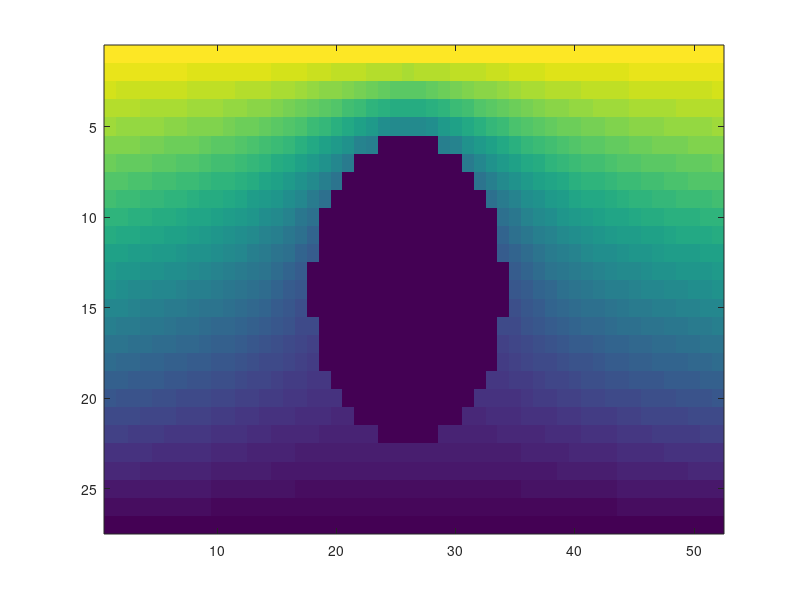

Here is the MATLAB script that generated this plot:
clear
clc
tic

%Input-DATA------------------------------------------------------------
r=3.2;        %Radius of the cylinder (m)
v=8;        %Velocity (m/s)
dens=1025;  %density of sea water (kg/m3)
H=10;        %Height (m)
L=20;       %lenght (m)
tol=0.4;    %tolerance (hay problemas en funcion de la tolerancia que se escribe)
vOut=v;
maxIter=1e5;
maxdifer=1e-6;

%Mesh------------------------------------------------------------------
dx=tol;
dy=tol;
M=round(H/dy);
N=round(L/dx);
X=linspace(0,L,N+2);
Y=linspace(H,0,M+2)';
[x,y]=meshgrid(X,Y);

%Mfluidity---------------------------------------------------------------
Mfluid=ones(size(x));
Mdens=((ones(size(Mfluid)))*dens);


%------------Central Point of Radius-----------------------------------
%Mfluid(round((M+2)/2),round((N+2)/2))=0;
py=round((M+2)/2);
px=round((N+2)/2);

bP=(zeros(size(Mfluid)));

%=========================Cylinder===================================
for j=(px-r/dx):(px+r/dx)
   for i=(py-r/dy):(py+r/dy)
      if (sqrt((x(i,j)-x(py,px)).^2+(y(i,j)-y(py,px)).^2))<r
         Mfluid(i,j)=0;
         bP(i,j)=v*y(i,j)/2;
      end
   end
end

%=============================a_Coefficients==============================
ae=(ones(size(Mfluid)));
aw=(ones(size(Mfluid)));
as=(ones(size(Mfluid)));            
an=(ones(size(Mfluid)));            
ap=(ones(size(Mfluid))); 
     

%conditions
bP(:,1)=v*Y;
an(:,1)=0;
as(:,1)=0;
ae(:,1)=0;
aw(:,1)=0;
an(:,end)=0;
as(:,end)=0;
ae(:,end)=0;
bP(1,:)=H*v;

dPE=dx;
dPW=dx;
dPS=dy;
dPN=dy;
dPe=dx/2;
dPw=dx/2;
dPs=dy/2;
dPn=dy/2;
dEe=dx/2;
dWw=dx/2;
dSs=dy/2;
dNn=dy/2;

PSI=(y*v).*Mfluid;
Mdens=Mdens.*Mfluid;
difer=inf;
Iter=1;
bP(:,end)=vOut*Y;

    for i=2:M+1
        
        for j=2:N+1 
        
        ae(i,j)=((dPE/((dPe/(dens/Mdens(i,j)))+...
            (dEe/(dens/Mdens(i,j+1)))))*(dy/dPE)); 
        %{
        ind=find(isinf(ae));
        ae(ind)=0;
        ind=find(isnan(ae));
        ae(ind)=0;
        %}
        aw(i,j)=(dPW/((dPw/(dens/Mdens(i,j)))+...
            (dWw/(dens/Mdens(i,j-1)))))*(dy/dPW);   
        %{
        ind=find(isinf(aw));
        aw(ind)=0;
        ind=find(isnan(aw));
        aw(ind)=0;
        %}
        as(i,j)=(dPS/((dPs/(dens/Mdens(i,j)))+...
            (dSs/(dens/Mdens(i+1,j)))))*(dx/dPS);
        %{
        ind=find(isinf(as));
        as(ind)=0;
        ind=find(isnan(as));
        as(ind)=0;
        %}
        an(i,j)=(dPN/((dPn/(dens/Mdens(i,j)))+...
            (dNn/(dens/Mdens(i-1,j)))))*(dx/dPN);
        %{
        ind=find(isinf(an));
        an(ind)=0;
        ind=find(isnan(an));
        an(ind)=0;
        %}
        ap(i,j)=ae(i,j)+aw(i,j)+as(i,j)+an(i,j);
        %{
        ind=find(isinf(ap));
        ap(ind)=1;
        ind=find(isnan(ap));
        ap(ind)=1;
        %}
        end
    
    end
    
%Esto arrglea los coeficientes en el interior del cilindro
for j=(px-r/dx):(px+r/dx)
   for i=(py-r/dy):(py+r/dy)
      if (sqrt((x(i,j)-x(py,px)).^2+(y(i,j)-y(py,px)).^2))<r
         ap(i,j)=1;
         ae(i,j)=0;
         aw(i,j)=0;
         as(i,j)=0;
         an(i,j)=0;
      end
   end
end
    
%=============================PSI==============================    
while difer>maxdifer && Iter<maxIter 
    
    PSIold=PSI;
    for i=2:M+1        
        for j=2:N+1
          
        PSI(i,j) = (ae(i,j)*PSI(i,j+1)+aw(i,j)*PSI(i,j-1)+...
        an(i,j)*PSI(i-1,j)+as(i,j)*PSI(i+1,j)+bP(i,j))/ap(i,j);
         
        end
    end
    Iter=Iter+1;
    difer=max(max(abs(PSIold-PSI)));
end

PSI=PSI.*Mfluid;



%ALGO SALE MAL
%============================VELOCITY==================================
vxn=(ones(size(Mfluid)));
vye=(ones(size(Mfluid)));
vxs=(ones(size(Mfluid)));
vyw=(ones(size(Mfluid)));
vxp=(ones(size(Mfluid)));
vyp=(ones(size(Mfluid)));
vP=(ones(size(Mfluid)));
for i=2:M+1
    for j=2:N+1
     
        vxn(i,j)=(dPN/((dPn/(dens/Mdens(i,j)))+...
            (dNn/(dens/Mdens(i-1,j)))))...
            *(PSI(i-1,j)-PSI(i,j))/dPN;
        
        vxs(i,j)=(dPS/((dPs/(dens/Mdens(i,j)))+...
            (dSs/(dens/Mdens(i+1,j)))))...
            *(PSI(i+1,j)-PSI(i,j))/dPS;
        
        vye(i,j)=(dPE/((dPe/(dens/Mdens(i,j)))+...
            (dEe/(dens/Mdens(i,j+1)))))...
            *(PSI(i,j+1)-PSI(i,j))/dPE;
        
        vyw(i,j)=(dPW/((dPw/(dens/Mdens(i,j)))+...
            (dWw/(dens/Mdens(i,j-1)))))...
            *(PSI(i,j-1)-PSI(i,j))/dPW;
        
        vxp=(vxn-vxs)/2;
        vyp=(vye-vyw)/2;
        
        vP(i,j)=sqrt((vxp(i,j)^2)+(vyp(i,j)^2));
        
        if (sqrt((x(i,j)-x(py,px)).^2+(y(i,j)-y(py,px)).^2))<r
         vxn(i,j)=0;
         vxs(i,j)=0;
         vye(i,j)=0;
         vyw(i,j)=0;
         vP(i,j)=0;
        end
        
    end
end

    
%-------------Plots----------------------------------------------------
%figure;heatmap(PSI);
%figure;heatmap(Mfluid);
figure;imagesc(PSI);
%figure;heatmap(ap);
%figure;heatmap(Mdens);
%hold on;
%figure;contour(vy);
%figure;quiver(vx,vy);
%hold off
%figure;heatmap(vy);
%figure;heatmap(vx);
%-------------Plots----------------------------------------------------

toc